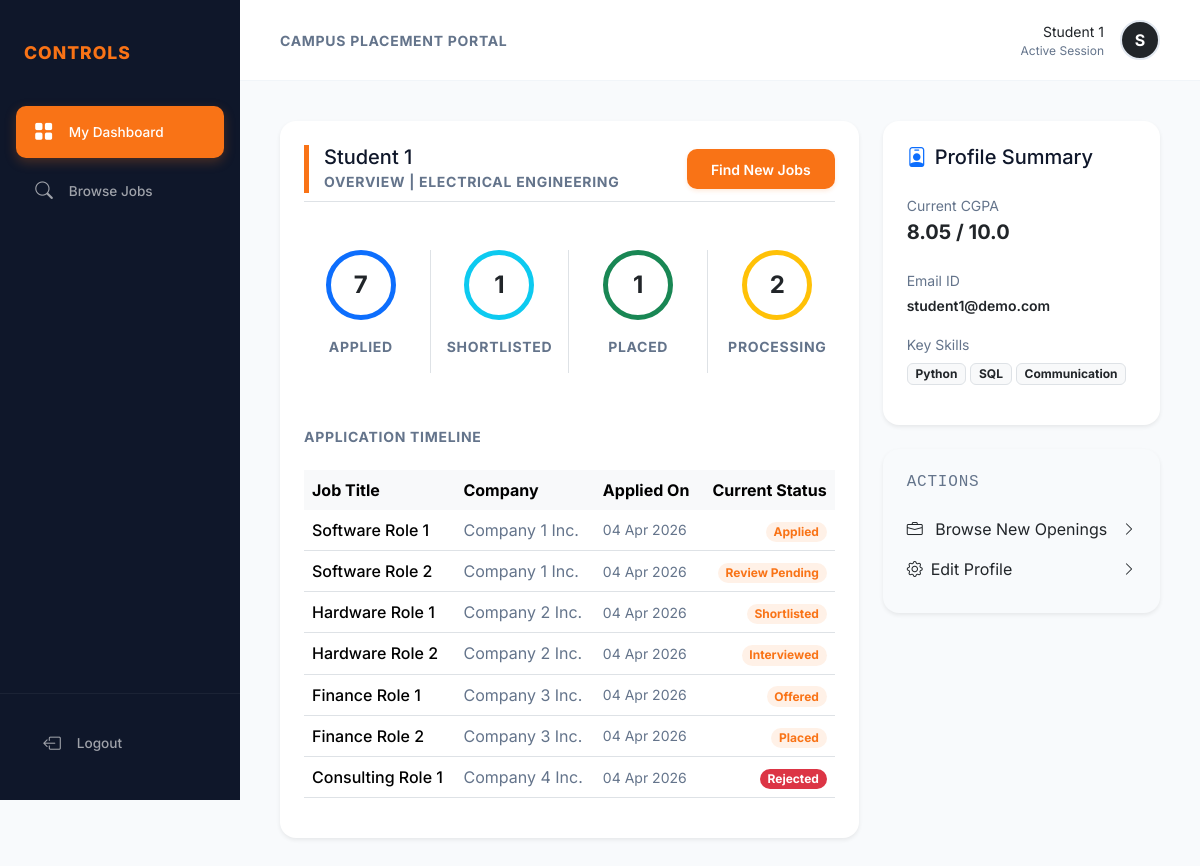
Screenshot of /student/home (signed in) with the database file from the repository.
### models/models.py (models this page shows)
class Student(db.Model):
    id = db.Column(db.Integer, primary_key=True)
    email=db.Column(db.String(120), unique=True, nullable=False)
    password=db.Column(db.String(200), nullable=False)
    name = db.Column(db.String(120), nullable=False)
    phone = db.Column(db.String(15))
    cgpa = db.Column(db.Float)
    branch = db.Column(db.String(100))
    grad_year = db.Column(db.Integer)
    skills = db.Column(db.Text)
    resume = db.Column(db.String(200))
    created = db.Column(db.DateTime, default=db.func.current_timestamp())
    active = db.Column(db.Boolean, default=True)
    applications = db.relationship('Application', backref='student')

class Application(db.Model):
    id = db.Column(db.Integer, primary_key=True)
    status = db.Column(db.String(50), default="Applied")
    applied = db.Column(db.DateTime, default=db.func.current_timestamp())
    updated = db.Column(db.DateTime, default=db.func.current_timestamp(), onupdate=db.func.current_timestamp())
    student_id = db.Column(db.Integer, db.ForeignKey('student.id'), nullable=False)
    job_id = db.Column(db.Integer, db.ForeignKey('job.id'), nullable=False)
    __table_args__ = (
    db.UniqueConstraint('student_id', 'job_id', name='unique_application'),
)

class Job(db.Model):
    id = db.Column(db.Integer, primary_key=True)
    title = db.Column(db.String(100), nullable=False)
    about = db.Column(db.Text)
    salary = db.Column(db.String(20))
    location = db.Column(db.String(100))
    skills = db.Column(db.Text)
    experience = db.Column(db.String(100))
    min_cgpa = db.Column(db.Float)
    deadline = db.Column(db.DateTime, default=db.func.current_timestamp())
    created = db.Column(db.DateTime, default=db.func.current_timestamp())
    status = db.Column(db.String(20), default="Accepting Applications")
    admin_approval = db.Column(db.String(20), default="Pending")
    company_id = db.Column(db.Integer, db.ForeignKey('company.id'), nullable=False)
    applications = db.relationship('Application', backref='job')

class Company(db.Model):
    id = db.Column(db.Integer, primary_key=True)
    email=db.Column(db.String(120), unique=True, nullable=False)
    password=db.Column(db.String(200), nullable=False)
    name = db.Column(db.String(120), nullable=False)
    industry = db.Column(db.String(100))
    website = db.Column(db.String(200))
    created = db.Column(db.DateTime, default=db.func.current_timestamp())
    active = db.Column(db.Boolean, default=True)
    admin_approval = db.Column(db.String(20), default="Pending")
    jobs = db.relationship('Job', backref='company')

### routes/student_portal.py (the view)
@student.route("/student/home")
def student_home():
    check = student_access()
    if check:
        return check
    student_id = session.get("student_id")
    curr_student = Student.query.get(student_id)
    apps = Application.query.filter_by(student_id=student_id).all()
    analysis = {
        "applied": len(apps),
        "shortlisted": len([a for a in apps if a.status == "Shortlisted"]),
        "placed": len([a for a in apps if a.status == "Placed"]),
        "pending": len([a for a in apps if a.status == "Applied" or a.status == "Review Pending"])
    }
    return render_template("/student/home.html", student=curr_student, applications=apps, analysis=analysis)

### templates/student/home.html (shortened to what this page needs)
{% extends "base.html" %}
{% block content %}
<div class="row g-4">
    <div class="col-lg-8">
        <div class="card border-0 shadow-sm h-100 p-4">
            <div class="d-flex justify-content-between align-items-center mb-4 pb-2 border-bottom">
                <div style="border-left: 5px solid var(--primary-color); padding-left: 15px;">
                    <h5 class="mb-0 fs-5">{{ student.name }}</h5>
                    <span class="text-muted small fw-bold uppercase">Overview | {{ student.branch }}</span>
                </div>
                <div class="d-flex gap-2">
                    <a href="/student/show-jobs" class="btn btn-sm btn-primary">Find New Jobs</a>
                </div>
            </div>
            <div class="row text-center mb-5 mt-4">
                <div class="col-md-3 border-end">
                    <div class="rounded-circle border border-5 border-primary p-3 mx-auto mb-3 d-flex align-items-center justify-content-center"
                        style="width: 70px; height: 70px;">
                        <span class="h4 fw-bold mb-0">{{ analysis.applied }}</span>
                    </div>
                    <p class="text-muted small uppercase fw-bold">Applied</p>
                </div>
                <div class="col-md-3 border-end">
                    <div class="rounded-circle border border-5 border-info p-3 mx-auto mb-3 d-flex align-items-center justify-content-center"
                        style="width: 70px; height: 70px;">
                        <span class="h4 fw-bold mb-0">{{ analysis.shortlisted }}</span>
                    </div>
                    <p class="text-muted small uppercase fw-bold">Shortlisted</p>
                </div>
                <div class="col-md-3 border-end">
                    <div class="rounded-circle border border-5 border-success p-3 mx-auto mb-3 d-flex align-items-center justify-content-center"
                        style="width: 70px; height: 70px;">
                        <span class="h4 fw-bold mb-0">{{ analysis.placed }}</span>
                    </div>
                    <p class="text-muted small uppercase fw-bold">Placed</p>
                </div>
                <div class="col-md-3">
                    <div class="rounded-circle border border-5 border-warning p-3 mx-auto mb-3 d-flex align-items-center justify-content-center"
                        style="width: 70px; height: 70px;">
                        <span class="h4 fw-bold mb-0">{{ analysis.pending }}</span>
                    </div>
                    <p class="text-muted small uppercase fw-bold">Processing</p>
                </div>
            </div>
            <h6 class="text-muted small fw-bold uppercase mb-4 mt-2">Application Timeline</h6>
            <div class="table-responsive">
                <table class="table table-hover align-middle">
                    <thead class="table-light">
                        <tr>
                            <th class="border-0">Job Title</th>
                            <th class="border-0">Company</th>
                            <th class="border-0">Applied On</th>
                            <th class="border-0 text-end">Current Status</th>
                        </tr>
                    </thead>
                    <tbody>
                        {% if applications %}
                        {% for app in applications %}
                        <tr>
                            <td class="fw-medium">{{ app.job.title }}</td>
                            <td class="text-muted">{{ app.job.company.name }}</td>
                            <td class="text-muted small">{{ app.applied.strftime('%d %b %Y') }}</td>
                            <td class="text-end">
                                <span
                                    class="badge rounded-pill {% if app.status == 'Accepted' %}bg-success{% elif app.status == 'Rejected' %}bg-danger{% else %}bg-orange-light text-orange{% endif %}">
                                    {{ app.status }}
                                </span>
                            </td>
                        </tr>
                        {% endfor %}
                        {% else %}
                        <tr>
                            <td colspan="4" class="text-center py-5 text-muted">Begin your journey by applying to jobs!
                            </td>
                        </tr>
                        {% endif %}
                    </tbody>
                </table>
            </div>
        </div>
    </div>
    <div class="col-lg-4">
        <div class="card border-0 shadow-sm mb-4 p-4">
            <h5 class="mb-4 fs-5"><i class="bi bi-person-badge text-primary me-2"></i>Profile Summary</h5>
            <div class="mb-3">
                <label class="small text-muted mb-1">Current CGPA</label>
                <div class="h5 fw-bold">{{ student.cgpa }} / 10.0</div>
            </div>
            <div class="mb-3">
                <label class="small text-muted mb-1">Email ID</label>
                <div class="small fw-semibold">{{ student.email }}</div>
            </div>
            <div class="mb-3">
                <label class="small text-muted mb-1">Key Skills</label>
                <div class="d-flex flex-wrap gap-1 mt-1">
                    {% if student.skills %}
                    {% for skill in student.skills.split(',') %}
                    <span class="badge bg-light text-dark border">{{ skill.strip() }}</span>
                    {% endfor %}
                    {% else %}
                    <span class="text-muted italic small">No skills added yet</span>
                    {% endif %}
                </div>
            </div>
        </div>
        <div class="card border-0 shadow-sm p-4" style="background-color: #f8fafc;">
            <h5 class="mb-3 fs-6 uppercase tracking-wider text-muted font-monospace">Actions</h5>
            <div class="list-group list-group-flush bg-transparent">
                <a href="/student/show-jobs"
                    class="list-group-item list-group-item-action bg-transparent border-0 px-0 d-flex justify-content-between align-items-center">
                    <span><i class="bi bi-briefcase me-2"></i> Browse New Openings</span>
                    <i class="bi bi-chevron-right small"></i>
                </a>
                <a href="/student/profile/update"
                    class="list-group-item list-group-item-action bg-transparent border-0 px-0 d-flex justify-content-between align-items-center">
                    <span><i class="bi bi-gear me-2"></i>Edit Profile</span>
                    <i class="bi bi-chevron-right small"></i>
                </a>
            </div>
        </div>
    </div>
</div>
{% endblock %}

### templates/base.html (shortened to what this page needs)
<!DOCTYPE html>
<html lang="en">
<head>
    <link href="https://cdn.jsdelivr.net/npm/bootstrap@5.3.3/dist/css/bootstrap.min.css" rel="stylesheet">
    <link rel="stylesheet" href="https://cdn.jsdelivr.net/npm/bootstrap-icons@1.11.3/font/bootstrap-icons.min.css">
</head>
<body>
    <div class="sidebar">
        <div class="sidebar-header">
            <span>Controls</span>
        </div>
        <div class="sidebar-menu">
            {% if session.get('admin_id') %}
            <a href="/admin/panel" class="nav-link {% if request.path == '/admin/panel' %}active{% endif %}">
                <i class="bi bi-grid-fill"></i><span>Overview</span>
            </a>
            <a href="/admin/student-list"
                class="nav-link {% if request.path == '/admin/student-list' %}active{% endif %}">
                <i class="bi bi-people-fill"></i><span>Students</span>
            </a>
            <a href="/admin/company-list"
                class="nav-link {% if request.path == '/admin/company-list' %}active{% endif %}">
                <i class="bi bi-building-fill"></i><span>Companies</span>
            </a>
            <a href="/admin/job-list" class="nav-link {% if request.path == '/admin/job-list' %}active{% endif %}">
                <i class="bi bi-briefcase-fill"></i><span>Job Postings</span>
            </a>
            <a href="/admin/application-list"
                class="nav-link {% if request.path == '/admin/application-list' %}active{% endif %}">
                <i class="bi bi-file-earmark-text-fill"></i><span>Applications</span>
            </a>
            <a href="/admin/companies/waiting" class="nav-link {% if 'waiting' in request.path %}active{% endif %}">
                <i class="bi bi-clock-fill"></i><span>Pending Approvals</span>
            </a>
            {% elif session.get('student_id') %}
            <a href="/student/home" class="nav-link {% if request.path == '/student/home' %}active{% endif %}">
                <i class="bi bi-grid-fill"></i><span>My Dashboard</span>
            </a>
            <a href="/student/show-jobs"
                class="nav-link {% if request.path == '/student/show-jobs' %}active{% endif %}">
                <i class="bi bi-search"></i><span>Browse Jobs</span>
            </a>
            {% endif %}
        </div>
        <div class="sidebar-footer">
            {% if session.get('admin_id') or session.get('student_id') or session.get('company_id') %}
            <a href="{{ url_for('authentication.logout') }}" class="nav-link text-danger-emphasis">
                <i class="bi bi-box-arrow-left"></i><span>Logout</span>
            </a>
            {% else %}
            <a href="{{ url_for('authentication.login') }}" class="nav-link">
                <i class="bi bi-box-arrow-in-right"></i><span>Login</span>
            </a>
            {% endif %}
        </div>
    </div>
    <div class="main-wrapper">
        <header class="top-navbar">
            <div class="page-title text-muted small fw-bold uppercase">Campus Placement Portal</div>
            <div class="user-profile d-flex align-items-center">
                <div class="text-end me-3">
                    <div class="small fw-800 text-dark">
                        {% if session.get('admin_id') %}
                            {{ session.get('admin_name', 'Administrator') }}
                        {% elif session.get('company_id') %}
                            {{ session.get('company_name', 'Company User') }}
                        {% elif session.get('student_id') %}
                            {{ session.get('student_name', 'Student User') }}
                        {% else %}
                            Guest
                        {% endif %}
                    </div>
                    <div class="text-muted" style="font-size: 0.75rem;">Active Session</div>
                </div>
                <div class="rounded-circle bg-dark d-flex align-items-center justify-content-center text-white fw-bold"
                    style="width: 40px; height: 40px; border: 2px solid #e2e8f0;">
                    {% if session.get('admin_id') %}
                        A
                    {% elif session.get('company_id') %}
                        {{ session.get('company_name', 'C')[0] }}
                    {% elif session.get('student_id') %}
                        {{ session.get('student_name', 'S')[0] }}
                    {% else %}
                        U
                    {% endif %}
                </div>
            </div>
        </header>
        <main class="main-content">
            {% block content %}{% endblock %}
        </main>
    </div>
</body>
</html>

### rows the page displays
Student: get "Student 1", name "Student 1", branch "ELECTRICAL ENGINEERING", cgpa "8.05", email "student1@demo.com"
Application: job "Software Role 1", job.company.name "Company 1 Inc.", applied "04 Apr 2026", status "Applied"
Application: job "Software Role 2", job.company.name "Company 1 Inc.", applied "04 Apr 2026", status "Review Pending"
Application: job "Hardware Role 1", job.company.name "Company 2 Inc.", applied "04 Apr 2026", status "Shortlisted"
Application: job "Hardware Role 2", job.company.name "Company 2 Inc.", applied "04 Apr 2026", status "Interviewed"
Application: job "Finance Role 1", job.company.name "Company 3 Inc.", applied "04 Apr 2026", status "Offered"
Application: job "Finance Role 2", job.company.name "Company 3 Inc.", applied "04 Apr 2026", status "Placed"
Application: job "Consulting Role 1", job.company.name "Company 4 Inc.", applied "04 Apr 2026", status "Rejected"

### other values shown
{{ session.get('student_name', 'S')[0] }} "S"
{{ analysis.applied }} "7"
{{ analysis.shortlisted }} "1"
{{ analysis.placed }} "1"
{{ analysis.pending }} "2"
{{ skill.strip() }} "Python" "SQL" "Communication"
